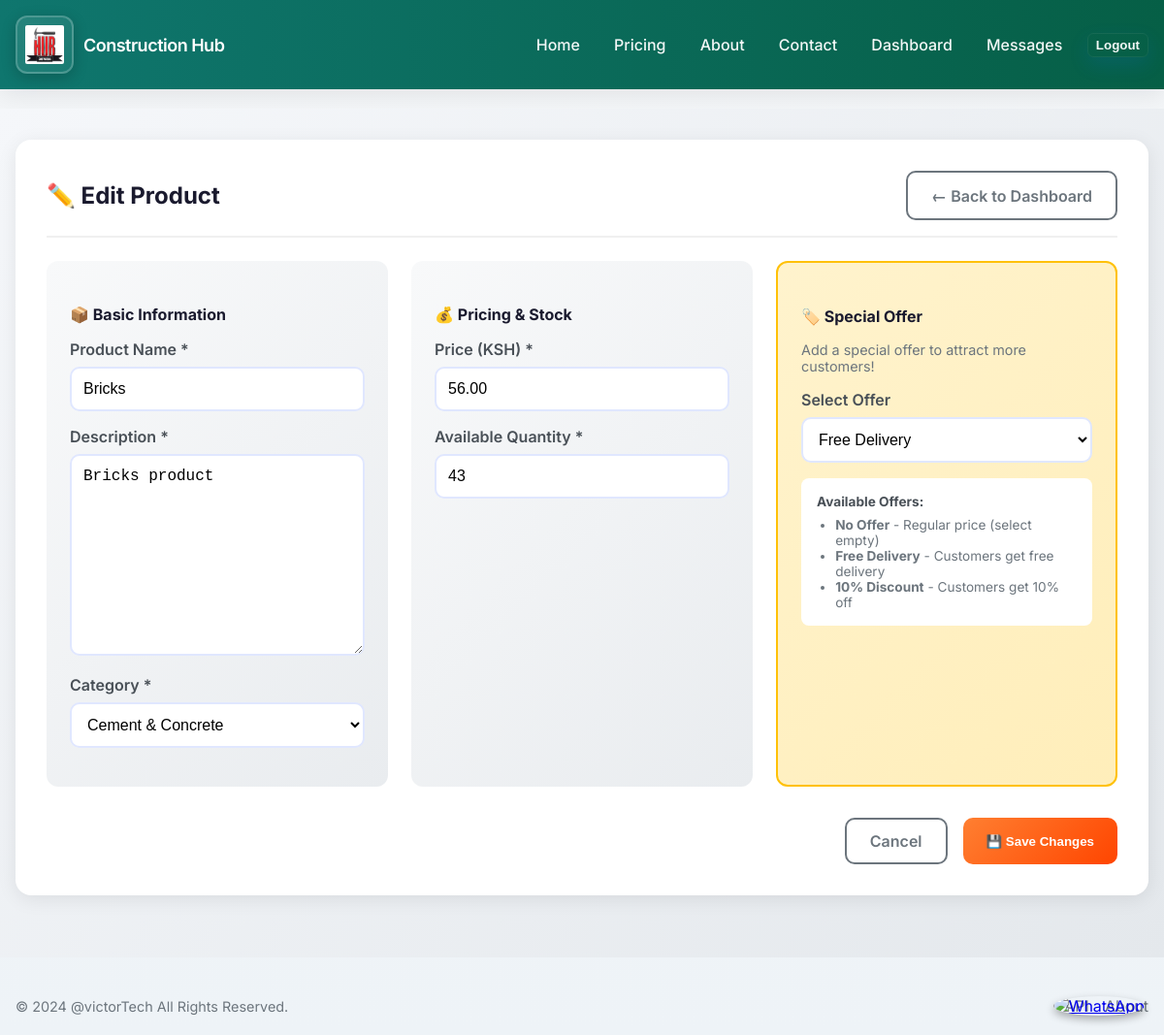
The page /suppliers/products/1/edit/ (signed in) on the database its author committed.
### apps/products/models.py (models this page shows, shortened)
class Product(models.Model):
    CATEGORY_CHOICES = [
        ('cement', 'Cement & Concrete'),
        ('steel', 'Steel & Metals'),
        ('wood', 'Wood & Timber'),
        ('electrical', 'Electrical'),
        ('plumbing', 'Plumbing'),
        ('tools', 'Tools & Equipment'),
        ('other', 'Other'),
    ]
    name = models.CharField(max_length=255)
    description = models.TextField()
    category = models.CharField(max_length=20, choices=CATEGORY_CHOICES, default='other')
    image_url = models.URLField(blank=True, null=True)
    cost = models.DecimalField(max_digits=10, decimal_places=2)
    quality = models.CharField(max_length=50, choices=[
        ('standard', 'Standard'),
        ('premium', 'Premium'),
        ('high_end', 'High-End'),
    ], default='standard', help_text="Quality level of the product")
    location = models.CharField(max_length=255)
    available_quantity = models.PositiveIntegerField(default=0)
    supplier = models.ForeignKey(Supplier, on_delete=models.CASCADE, related_name='products_from_products_app')
    offer = models.CharField(max_length=50, blank=True, null=True, choices=[
        ('', 'No Offer'),
        ('free_delivery', 'Free Delivery'),
        ('10_percent_discount', '10% Discount'),
    ], help_text="Special offer applied to this product")

### apps/suppliers/views.py (the view)
# urls.py: path('products/<int:pk>/edit/', views.product_update, name='product_edit'),
@login_required
def product_update(request, pk):
    product = get_object_or_404(Product, pk=pk)
    if request.method == 'POST':
        form = ProductForm(request.POST, instance=product)
        if form.is_valid():
            form.save()
            return redirect('suppliers:product_list')
    else:
        form = ProductForm(instance=product)
    return render(request, 'suppliers/product_form.html', {'form': form})

### apps/suppliers/forms.py
class ProductForm(forms.ModelForm):
    class Meta:
        model = Product
        fields = ('name', 'description', 'category', 'cost', 'available_quantity', 'offer')

### apps/accounts/models.py (called while the page is built)
    @property
    def is_supplier(self):
        return self.user_type == 'supplier'

### templates/suppliers/product_form.html (shortened to what this page needs)
{% extends 'base.html' %}
{% block content %}
<div class="supplier-dashboard">
  <div class="container">
    <div class="section-card">
      <div class="section-header">
        <h2 class="section-title">{% if form.instance.pk %}✏️ Edit Product{% else %}➕ Add New Product{% endif %}</h2>
        <a href="{% url 'dashboard:supplier_dashboard' %}" class="btn-secondary">← Back to Dashboard</a>
      </div>
      <form method="post" enctype="multipart/form-data">
        <div style="display: grid; grid-template-columns: repeat(auto-fit, minmax(300px, 1fr)); gap: 1.5rem;">
          <div style="background: linear-gradient(135deg, #f8f9fa, #e9ecef); padding: 1.5rem; border-radius: 12px;">
            <h4 style="margin-bottom: 1rem; color: #1a1a2e;">📦 Basic Information</h4>
            <div style="margin-bottom: 1rem;">
              <label style="display: block; margin-bottom: 0.5rem; font-weight: 600; color: #495057;">Product Name *</label>
              {{ form.name }}
            </div>
            <div style="margin-bottom: 1rem;">
              <label style="display: block; margin-bottom: 0.5rem; font-weight: 600; color: #495057;">Description *</label>
              {{ form.description }}
            </div>
            <div style="margin-bottom: 1rem;">
              <label style="display: block; margin-bottom: 0.5rem; font-weight: 600; color: #495057;">Category *</label>
              {{ form.category }}
            </div>
          </div>
          <div style="background: linear-gradient(135deg, #f8f9fa, #e9ecef); padding: 1.5rem; border-radius: 12px;">
            <h4 style="margin-bottom: 1rem; color: #1a1a2e;">💰 Pricing & Stock</h4>
            <div style="margin-bottom: 1rem;">
              <label style="display: block; margin-bottom: 0.5rem; font-weight: 600; color: #495057;">Price (KSH) *</label>
              {{ form.cost }}
            </div>
            <div style="margin-bottom: 1rem;">
              <label style="display: block; margin-bottom: 0.5rem; font-weight: 600; color: #495057;">Available Quantity *</label>
              {{ form.available_quantity }}
            </div>
          </div>
          <div style="background: linear-gradient(135deg, #fff3cd, #ffeeba); padding: 1.5rem; border-radius: 12px; border: 2px solid #ffc107;">
            <h4 style="margin-bottom: 1rem; color: #1a1a2e;">🏷️ Special Offer</h4>
            <p style="color: #6c757d; font-size: 0.9rem; margin-bottom: 1rem;">Add a special offer to attract more customers!</p>
            <div style="margin-bottom: 1rem;">
              <label style="display: block; margin-bottom: 0.5rem; font-weight: 600; color: #495057;">Select Offer</label>
              {{ form.offer }}
            </div>
            <div style="background: white; padding: 1rem; border-radius: 8px; font-size: 0.85rem;">
              <p style="margin: 0; color: #495057;"><strong>Available Offers:</strong></p>
              <ul style="margin: 0.5rem 0 0 0; padding-left: 1.2rem; color: #6c757d;">
                <li><strong>No Offer</strong> - Regular price (select empty)</li>
                <li><strong>Free Delivery</strong> - Customers get free delivery</li>
                <li><strong>10% Discount</strong> - Customers get 10% off</li>
              </ul>
            </div>
          </div>
        </div>
        <div style="margin-top: 2rem; display: flex; gap: 1rem; justify-content: flex-end;">
          <a href="{% url 'dashboard:supplier_dashboard' %}" class="btn-secondary">Cancel</a>
          <button type="submit" class="btn-primary">
            {% if form.instance.pk %}💾 Save Changes{% else %}➕ Create Product{% endif %}
          </button>
        </div>
      </form>
    </div>
  </div>
</div>
{% endblock %}

### static/css/styles.css (style rules this page uses)
:root { --bg:#f4f6f8; --accent:#0d6efd; --muted:#6c757d; --card:#ffffff; --success:#2e7d32; }
* { box-sizing:border-box }
body { font-family: 'Inter', Roboto, 'Helvetica Neue', Arial, sans-serif; margin: 0; padding: 0; background: linear-gradient(180deg,var(--bg),#eef3f7); color: #0f1724; }
.container { max-width:1200px; margin:0 auto; padding:0 1rem; }
label { display: block; margin-bottom: 0.35rem; font-weight:600 }
input[type="text"], input[type="password"], textarea, input[type="email"], select { width: 100%; padding: 0.75rem; border: 1px solid #eef2f6; border-radius: 10px; background:#fff }

### templates/suppliers/product_form.html (style rules this page uses)
#id_name, #id_description, #id_category, #id_cost, #id_available_quantity, #id_offer { width: 100%; padding: 0.75rem; border: 2px solid #e0e7ff; border-radius: 10px; font-size: 1rem; transition: all 0.3s ease; background: white; }
#id_description { min-height: 100px; resize: vertical; }
.btn-primary { background: linear-gradient(135deg, #ff7f31, #ff4500); border: none; color: white; padding: 0.75rem 1.5rem; border-radius: 10px; font-weight: 600; text-decoration: none; display: inline-block; transition: all 0.3s ease; cursor: pointer; }
.btn-secondary { background: white; color: #6c757d; padding: 0.75rem 1.5rem; border: 2px solid #6c757d; border-radius: 10px; font-weight: 600; text-decoration: none; display: inline-block; transition: all 0.3s ease; }
.supplier-dashboard { background: linear-gradient(135deg, #f5f7fa 0%, #e4e8ec 100%); min-height: 100vh; padding: 2rem 0; }
.container { max-width: 1200px; margin: 0 auto; padding: 0 1rem; }
.section-card { background: white; border: none; border-radius: 16px; padding: 2rem; margin-bottom: 2rem; box-shadow: 0 4px 20px rgba(0, 0, 0, 0.08); }
.section-header { display: flex; justify-content: space-between; align-items: center; margin-bottom: 1.5rem; padding-bottom: 1rem; border-bottom: 2px solid #f0f0f0; flex-wrap: wrap; gap: 1rem; }
.section-title { font-size: 1.5rem; font-weight: 700; color: #1a1a2e; margin: 0; }

### rows shown on the page
Product: name "Bricks", description "Bricks product", category "Cement & Concrete", cost "56.00", available_quantity "43", offer "Free Delivery"
